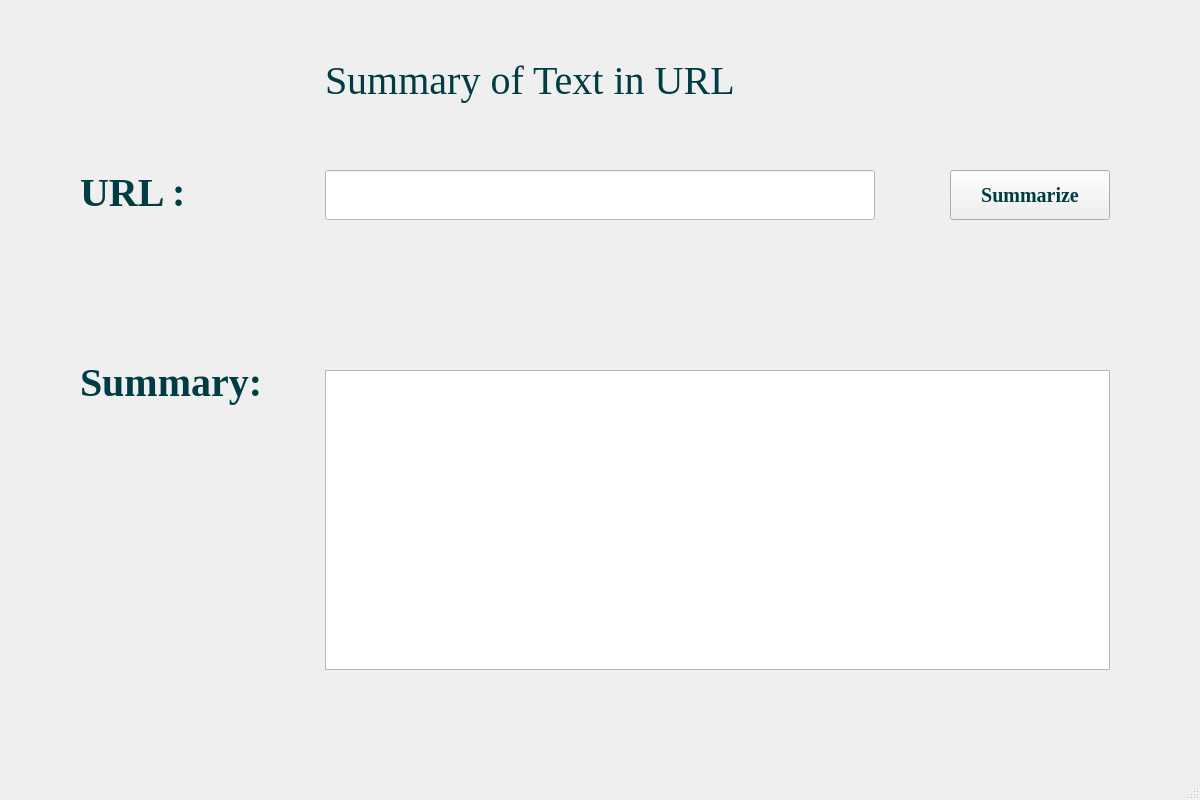
<?xml version="1.0" encoding="UTF-8"?>
<ui version="4.0">
 <class>wikipedi</class>
 <widget class="QMainWindow" name="wikipedi">
  <property name="geometry">
   <rect>
    <x>0</x>
    <y>0</y>
    <width>1200</width>
    <height>800</height>
   </rect>
  </property>
  <property name="windowTitle">
   <string>TextSummarization</string>
  </property>
  <property name="styleSheet">
   <string notr="true">QMainWindow:{background-color:&quot;#E3FEF7&quot;}</string>
  </property>
  <widget class="QWidget" name="centralwidget">
   <property name="styleSheet">
    <string notr="true">background-color:&quot;#E3FEF7&quot;</string>
   </property>
   <widget class="QLabel" name="label">
    <property name="geometry">
     <rect>
      <x>80</x>
      <y>170</y>
      <width>150</width>
      <height>50</height>
     </rect>
    </property>
    <property name="font">
     <font>
      <family>Times New Roman</family>
      <pointsize>30</pointsize>
      <italic>false</italic>
      <bold>true</bold>
     </font>
    </property>
    <property name="styleSheet">
     <string notr="true">font: 700 30pt &quot;Times New Roman&quot;;
color: rgb(0, 60, 67);</string>
    </property>
    <property name="text">
     <string>URL : </string>
    </property>
    <property name="alignment">
     <set>Qt::AlignLeading|Qt::AlignLeft|Qt::AlignTop</set>
    </property>
   </widget>
   <widget class="QPushButton" name="pushButton">
    <property name="geometry">
     <rect>
      <x>950</x>
      <y>170</y>
      <width>160</width>
      <height>50</height>
     </rect>
    </property>
    <property name="font">
     <font>
      <family>Times New Roman</family>
      <pointsize>15</pointsize>
      <italic>false</italic>
      <bold>true</bold>
     </font>
    </property>
    <property name="styleSheet">
     <string notr="true">font: 700 15pt &quot;Times New Roman&quot;;
color: rgb(0, 60, 67);</string>
    </property>
    <property name="text">
     <string>Summarize</string>
    </property>
   </widget>
   <widget class="QTextBrowser" name="textBrowser">
    <property name="geometry">
     <rect>
      <x>325</x>
      <y>370</y>
      <width>785</width>
      <height>300</height>
     </rect>
    </property>
   </widget>
   <widget class="QLineEdit" name="lineEdit">
    <property name="geometry">
     <rect>
      <x>325</x>
      <y>170</y>
      <width>550</width>
      <height>50</height>
     </rect>
    </property>
    <property name="styleSheet">
     <string notr="true">background-color: rgb(255, 255, 255);
border-color: rgb(0, 60, 67);</string>
    </property>
   </widget>
   <widget class="QLabel" name="label_3">
    <property name="geometry">
     <rect>
      <x>325</x>
      <y>50</y>
      <width>550</width>
      <height>61</height>
     </rect>
    </property>
    <property name="font">
     <font>
      <family>Times New Roman</family>
      <pointsize>30</pointsize>
      <italic>false</italic>
      <fontweight>ExtraBold</fontweight>
     </font>
    </property>
    <property name="styleSheet">
     <string notr="true">font: 800 30pt &quot;Times New Roman&quot;;
color: rgb(0, 60, 67);</string>
    </property>
    <property name="text">
     <string>Summary of Text in URL</string>
    </property>
   </widget>
   <widget class="QLabel" name="label_2">
    <property name="geometry">
     <rect>
      <x>80</x>
      <y>360</y>
      <width>250</width>
      <height>61</height>
     </rect>
    </property>
    <property name="font">
     <font>
      <family>Times New Roman</family>
      <pointsize>30</pointsize>
      <italic>false</italic>
      <bold>true</bold>
     </font>
    </property>
    <property name="styleSheet">
     <string notr="true">font: 700 30pt &quot;Times New Roman&quot;;
color: rgb(0, 60, 67);</string>
    </property>
    <property name="text">
     <string>Summary:</string>
    </property>
    <property name="alignment">
     <set>Qt::AlignLeading|Qt::AlignLeft|Qt::AlignTop</set>
    </property>
   </widget>
  </widget>
  <widget class="QStatusBar" name="statusbar"/>
 </widget>
 <resources/>
 <connections/>
</ui>
